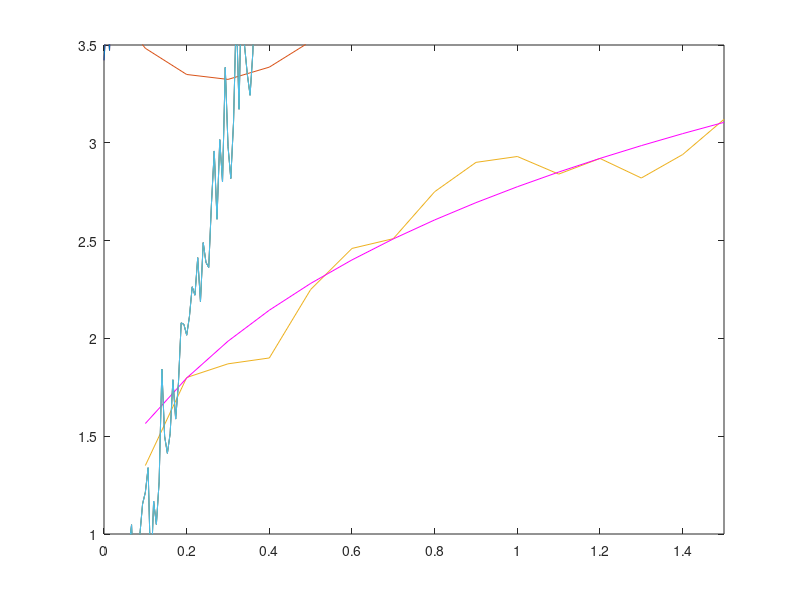

Source code (MATLAB):
%% 1
yprime=@(t,y)5*t+3*exp(-0.2*t)-5*y^2
[t,y] = ode45(yprime, [1 5], 5);
plot(t,y,'+');
y(end)
%% 2
x = [ 0.000 1.000 2.000 3.000 4.000 5.000 ];
y = [ 3.749 4.689 6.273 5.897 6.381 7.003 ];
plot(x,y,'+');
hold on
p=polyfit(x,y,5);
px=0:0.1:5;
py=polyval(p,px);
plot(px,py)
hold on
p=polyfit(x,y,1);
py=polyval(p,px);
plot(px,py,'b')
%% 3
x = [ 0.10 0.20 0.30 0.40 0.50 0.60 0.70 0.80 0.90 1.00 1.10 1.20 1.30 1.40 1.50 ];
y = [ 1.35 1.80 1.87 1.90 2.25 2.46 2.51 2.75 2.90 2.93 2.84 2.92 2.82 2.94 3.12 ];
plot(x,y,'-')
axis([0 1.5 1 3.5])
hold on
w=exp(y);
p=polyfit(x,w,1)
py=polyval(p,x)
a=p(2);
b=p(1);
f=@(x)log(a+b*x);
y=f(x);
plot(x,y,'m')
%% 4
v = csvread('race.txt');
size(v)
v(1)
v(450)
t = linspace(0,40,6000);
size(t)
plot(t,v)
%% 5
v = csvread('race.txt');
size(v);
v(1);
v(450);
t = linspace(0,40,6000);
size(t);
v(find(v>80)) = 0;
plot(t,v)
hold on
c = csvread('race.txt');
k=find(c>80);
c(k)=c(k-1);
plot(t,c)
%% 6
z = trapz(t,v)
%% 7
v = csvread('const_accel.txt');
s = size(v);
t = linspace(0,5,s(1));
plot(t,v)
%% 8
v = csvread('const_accel.txt');
s = size(v);
t = linspace(0,5,s(1));
plot(t,v)
hold on
p=polyfit(t,v,1);
a=p(1)
b=p(2);
f=@(t)a*t+b;
y=f(t);
plot(t,y,'-')

